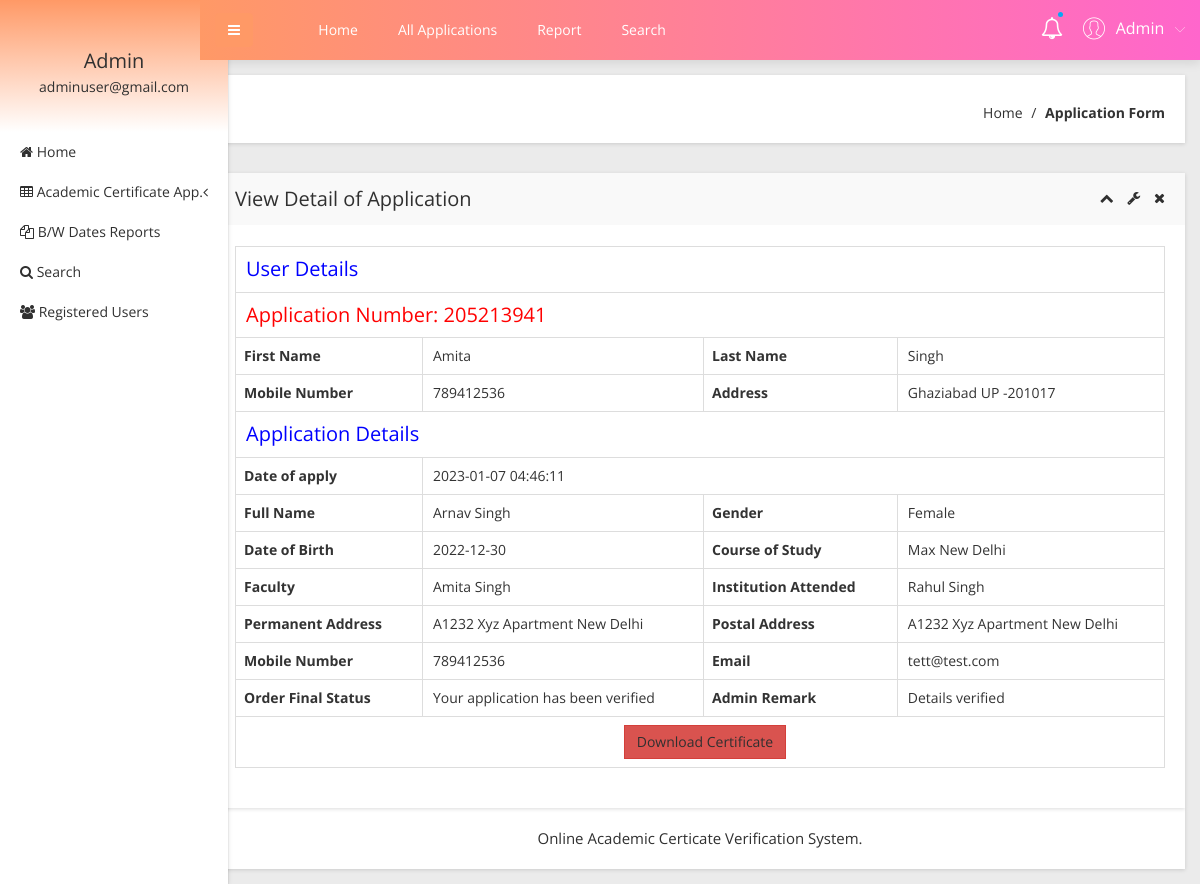
Page /admin/view-application-detail.php?viewid=5 (signed in) on the committed database.
### tables this page shows
CREATE TABLE `tblapplication` (
  `ID` int(10) NOT NULL,
  `UserID` int(5) NOT NULL,
  `ApplicationID` varchar(200) DEFAULT NULL,
  `DateofBirth` varchar(200) DEFAULT NULL,
  `Gender` varchar(50) DEFAULT NULL,
  `FullName` varchar(200) DEFAULT NULL,
  `PlaceofBirth` varchar(200) DEFAULT NULL,
  `NameofFather` varchar(200) DEFAULT NULL,
  `NameOfMother` varchar(120) DEFAULT NULL,
  `PermanentAdd` mediumtext DEFAULT NULL,
  `PostalAdd` mediumtext DEFAULT NULL,
  `MobileNumber` bigint(10) DEFAULT NULL,
  `Email` varchar(200) DEFAULT NULL,
  `Dateofapply` timestamp NULL DEFAULT current_timestamp(),
  `Remark` varchar(200) DEFAULT NULL,
  `Status` varchar(50) DEFAULT NULL,
  `UpdationDate` timestamp NULL DEFAULT NULL ON UPDATE current_timestamp()
);

CREATE TABLE `tbluser` (
  `ID` int(10) NOT NULL,
  `FirstName` varchar(200) DEFAULT NULL,
  `LastName` varchar(200) DEFAULT NULL,
  `MobileNumber` bigint(11) DEFAULT NULL,
  `Address` mediumtext DEFAULT NULL,
  `Password` varchar(200) NOT NULL,
  `RegDate` timestamp NULL DEFAULT current_timestamp()
);

### admin/view-application-detail.php (the view, shortened to what this page needs)
<?php
include('includes/dbconnection.php');
if (strlen($_SESSION['obcsaid']==0)) {
  header('location:logout.php');
  } else{
  ?>
<!doctype html>
<html class="no-js" lang="en">
<head>
    <link rel="stylesheet" href="css/bootstrap.min.css">
    <link rel="stylesheet" href="css/font-awesome.min.css">
    <link rel="stylesheet" href="css/adminpro-custon-icon.css">
    <link rel="stylesheet" href="css/meanmenu.min.css">
    <link rel="stylesheet" href="css/jquery.mCustomScrollbar.min.css">
    <link rel="stylesheet" href="css/animate.css">
    <link rel="stylesheet" href="css/data-table/bootstrap-table.css">
    <link rel="stylesheet" href="css/data-table/bootstrap-editable.css">
    <link rel="stylesheet" href="css/normalize.css">
    <link rel="stylesheet" href="css/c3.min.css">
    <link rel="stylesheet" href="style.css">
    <link rel="stylesheet" href="css/responsive.css">
</head>
<body class="materialdesign">
    <div class="wrapper-pro">
      <?php include_once('includes/sidebar.php');?>
        <?php include_once('includes/header.php');?>
            <div class="breadcome-area mg-b-30 small-dn">
                <div class="container-fluid">
                    <div class="row">
                        <div class="col-lg-12">
                            <div class="breadcome-list shadow-reset">
                                <div class="row">
                                    <div class="col-lg-12">
                                        <ul class="breadcome-menu">
                                            <li><a href="dashboard.php">Home</a> <span class="bread-slash">/</span>
                                            </li>
                                            <li><span class="bread-blod">Application Form</span>
                                            </li>
                                        </ul>
                                    </div>
                                </div>
                            </div>
                        </div>
                    </div>
                </div>
            </div>
            <div class="data-table-area mg-b-15">
                <div class="container-fluid">
                    <div class="row">
                        <div class="col-lg-12">
                            <div class="sparkline13-list shadow-reset">
                                <div class="sparkline13-hd">
                                    <div class="main-sparkline13-hd">
                                        <h1>View <span class="table-project-n">Detail of</span> Application</h1>
                                        <div class="sparkline13-outline-icon">
                                            <span class="sparkline13-collapse-link"><i class="fa fa-chevron-up"></i></span>
                                            <span><i class="fa fa-wrench"></i></span>
                                            <span class="sparkline13-collapse-close"><i class="fa fa-times"></i></span>
                                        </div>
                                    </div>
                                </div>
                                <div class="sparkline13-graph">
                                    <div class="datatable-dashv1-list custom-datatable-overright">
                                         <?php
                               $vid=$_GET['viewid'];
$sql="SELECT tblapplication.*,tbluser.FirstName,tbluser.LastName,tbluser.MobileNumber,tbluser.Address from  tblapplication join  tbluser on tblapplication.UserID=tbluser.ID where tblapplication.ID=:vid";
$query = $dbh -> prepare($sql);
$query-> bindParam(':vid', $vid, PDO::PARAM_STR);
$query->execute();
$results=$query->fetchAll(PDO::FETCH_OBJ);
$cnt=1;
if($query->rowCount() > 0)
{
foreach($results as $row)
{               ?>
                                <table border="1" class="table table-bordered">
 <tr align="center">
<td colspan="4" style="font-size:20px;color:blue">
 User Details</td></tr>
<tr align="center">
<td colspan="4" style="font-size:20px;color:red">
 Application Number:   <?php  echo $row->ApplicationID;?></td></tr>
    <tr>
    <th scope>First Name</th>
    <td><?php  echo $row->FirstName;?></td>
    <th scope>Last Name</th>
    <td><?php  echo $row->LastName;?></td>
  </tr>
  <tr>
    <th scope>Mobile Number</th>
    <td><?php  echo $row->MobileNumber;?></td>
    <th>Address</th>
    <td><?php  echo $row->Address;?></td>
  </tr>
<tr align="center">
<td colspan="4" style="font-size:20px;color:blue">
 Application Details</td></tr>
 <tr>
         <th scope>Date of apply</th>
    <td colspan="3"><?php  echo $row->Dateofapply;?></td>
 </tr>
 <tr>
    <th scope>Full Name</th>
    <td><?php  echo $row->FullName;?></td>
    <th scope>Gender</th>
    <td><?php  echo $row->Gender;?></td>
  </tr>
   <tr>
    <th scope>Date of Birth</th>
    <td><?php  echo $row->DateofBirth;?></td>
    <th scope>Course of Study</th>
    <td><?php  echo $row->PlaceofBirth;?></td>
  </tr>
  <tr>
    <th scope>Faculty</th>
    <td><?php  echo $row->NameOfMother;?></td>
       <th scope>Institution Attended</th>
    <td><?php  echo $row->NameofFather;?></td>
  </tr>
   <tr>
<th scope>Permanent Address</th>
    <td><?php  echo $row->PermanentAdd;?></td>
    <th scope>Postal Address</th>
    <td><?php  echo $row->PostalAdd;?></td>
  </tr>
   <tr>
        <th scope>Mobile Number</th>
    <td><?php  echo $row->MobileNumber;?></td>
    <th scope>Email</th>
    <td><?php  echo $row->Email;?></td>
  </tr>
  <tr>
     <th>Order Final Status</th>
    <td> <?php  $status=$row->Status;
if($row->Status=="Verified")
{
  echo "Your application has been verified";
}
     ;?></td>
     <th >Admin Remark</th>
    <?php if($row->Status==""){ ?>
                     <td><?php echo "Your application is still pending"; ?></td>
<?php } else { ?>                  <td><?php  echo htmlentities($row->Remark);?>
                  </td>
                  <?php } ?>
  </tr>
<?php  if($row->Status=='Verified'): ?>
    <tr>
        <td colspan="4" style="text-align:center;">
    <a href="download-certificate.php?cid=<?php  echo $row->ApplicationID;?>" class="btn btn-danger">
    Download Certificate</a></td>
</tr>
<?php endif;?>
  <?php $cnt=$cnt+1;}} ?>
</table>
                    </div>
                </div>
            </div>
        </div>
    </div>
  <?php include_once('includes/footer.php');?>
</body>
</html><?php }  ?>

### admin/includes/sidebar.php (shortened to what this page needs)
     <?php
include('includes/dbconnection.php');
if (strlen($_SESSION['obcsaid']==0)) {
  header('location:logout.php');
  } else{
  ?>
  <div class="left-sidebar-pro">
            <nav id="sidebar">
                <div class="sidebar-header">
                    <?php
$aid=$_SESSION['obcsaid'];
$sql="SELECT AdminName,Email from  tbladmin where ID=:aid";
$query = $dbh -> prepare($sql);
$query->bindParam(':aid',$aid,PDO::PARAM_STR);
$query->execute();
$results=$query->fetchAll(PDO::FETCH_OBJ);
$cnt=1;
if($query->rowCount() > 0)
{
foreach($results as $row)
{               ?>
                    <h3> <?php  echo $row->AdminName;?></h3>
                    <p> <?php  echo $row->Email;?></p>
                  <?php $cnt=$cnt+1;}} ?>
                </div>
                <div class="left-custom-menu-adp-wrap">
                    <ul class="nav navbar-nav left-sidebar-menu-pro">
                        <li class="nav-item">
                            <a href="dashboard.php" role="button" aria-expanded="false"><i class="fa big-icon fa-home"></i> <span class="mini-dn">Home</span> </a>
                        </li>
                        <li class="nav-item"><a href="#" data-toggle="dropdown" role="button" aria-expanded="false" class="nav-link dropdown-toggle"><i class="fa big-icon fa-table"></i> <span class="mini-dn">Academic Certificate App.</span> <span class="indicator-right-menu mini-dn"><i class="fa indicator-mn fa-angle-left"></i></span></a>
                        </li>
                        <li class="nav-item">
                            <a href="between-dates-report.php" role="button" aria-expanded="false"><i class="fa big-icon fa-files-o"></i> <span class="mini-dn">B/W Dates Reports</span> </a>
                        </li>
                        <li class="nav-item">
                            <a href="search.php" role="button" aria-expanded="false"><i class="fa fa-search"></i> <span class="mini-dn">Search</span> </a>
                        </li>
                             <li class="nav-item">
                            <a href="  registered-users.php" role="button" aria-expanded="false"><i class="fa fa-users"></i> <span class="mini-dn">Registered Users</span> </a>
                        </li>
                    </ul>
                </div>
            </nav>
        </div>
        <?php }  ?>

### admin/includes/header.php (shortened to what this page needs)
      <?php
include('includes/dbconnection.php');
if (strlen($_SESSION['obcsaid']==0)) {
  header('location:logout.php');
  } else{
  ?>
 <div class="content-inner-all">
            <div class="header-top-area">
                <div class="fixed-header-top">
                    <div class="container-fluid">
                        <div class="row">
                            <div class="col-lg-1 col-md-6 col-sm-6 col-xs-12">
                                <button type="button" id="sidebarCollapse" class="btn bar-button-pro header-drl-controller-btn btn-info navbar-btn">
                                    <i class="fa fa-bars"></i>
                                </button>
                            </div>
                            <div class="col-lg-6 col-md-1 col-sm-1 col-xs-12">
                                <div class="header-top-menu tabl-d-n">
                                    <ul class="nav navbar-nav mai-top-nav">
                                        <li class="nav-item"><a href="dashboard.php" class="nav-link">Home</a>
                                        </li>
                                        <li class="nav-item"><a href="all-applications.php" class="nav-link">All Applications</a>
                                        </li>
                                        <li class="nav-item"><a href="between-dates-report.php" class="nav-link">Report</a>
                                        </li>
                                        <li class="nav-item"><a href="search.php" class="nav-link">Search</a>
                                        </li>
                                    </ul>
                                </div>
                            </div>
                            <div class="col-lg-5 col-md-5 col-sm-6 col-xs-12">
                                <div class="header-right-info">
                                    <ul class="nav navbar-nav mai-top-nav header-right-menu">
                                        <li class="nav-item"><a href="new-birth-application.php" data-toggle="dropdown" role="button" aria-expanded="false" class="nav-link dropdown-toggle"><i class="fa fa-bell-o" aria-hidden="true"></i><span class="indicator-nt"></span></a>
                                        </li>
                                        <li class="nav-item">
                                            <a href="#" data-toggle="dropdown" role="button" aria-expanded="false" class="nav-link dropdown-toggle">
                                                <?php
$aid=$_SESSION['obcsaid'];
$sql="SELECT AdminName,Email from  tbladmin where ID=:aid";
$query = $dbh -> prepare($sql);
$query->bindParam(':aid',$aid,PDO::PARAM_STR);
$query->execute();
$results=$query->fetchAll(PDO::FETCH_OBJ);
$cnt=1;
if($query->rowCount() > 0)
{
foreach($results as $row)
{               ?>
                                                <span class="adminpro-icon adminpro-user-rounded header-riht-inf"></span>
                                                <span class="admin-name"><?php  echo $row->AdminName;?></span>
                                                <span class="author-project-icon adminpro-icon adminpro-down-arrow"></span><?php $cnt=$cnt+1;}} ?>
                                            </a>
                                        </li>
                                    </ul>
                                </div>
                            </div>
                        </div>
                    </div>
                </div>
            </div><?php }  ?>

### rows in the picture
tblapplication: ApplicationID "205213941", UserID.FirstName "Amita", UserID.LastName "Singh", UserID.MobileNumber "789412536", UserID.Address "Ghaziabad UP -201017", Dateofapply "2023-01-07 04:46:11", FullName "Arnav Singh", Gender "Female", DateofBirth "2022-12-30", PlaceofBirth "Max New Delhi", NameOfMother "Amita Singh", NameofFather "Rahul Singh", PermanentAdd "A1232 Xyz Apartment New Delhi", PostalAdd "A1232 Xyz Apartment New Delhi", Email "tett@test.com", Status "Your application has been verified", Remark "Details verified"

### other values in the picture
$row->AdminName "Admin"
$row->Email "adminuser@gmail.com"
